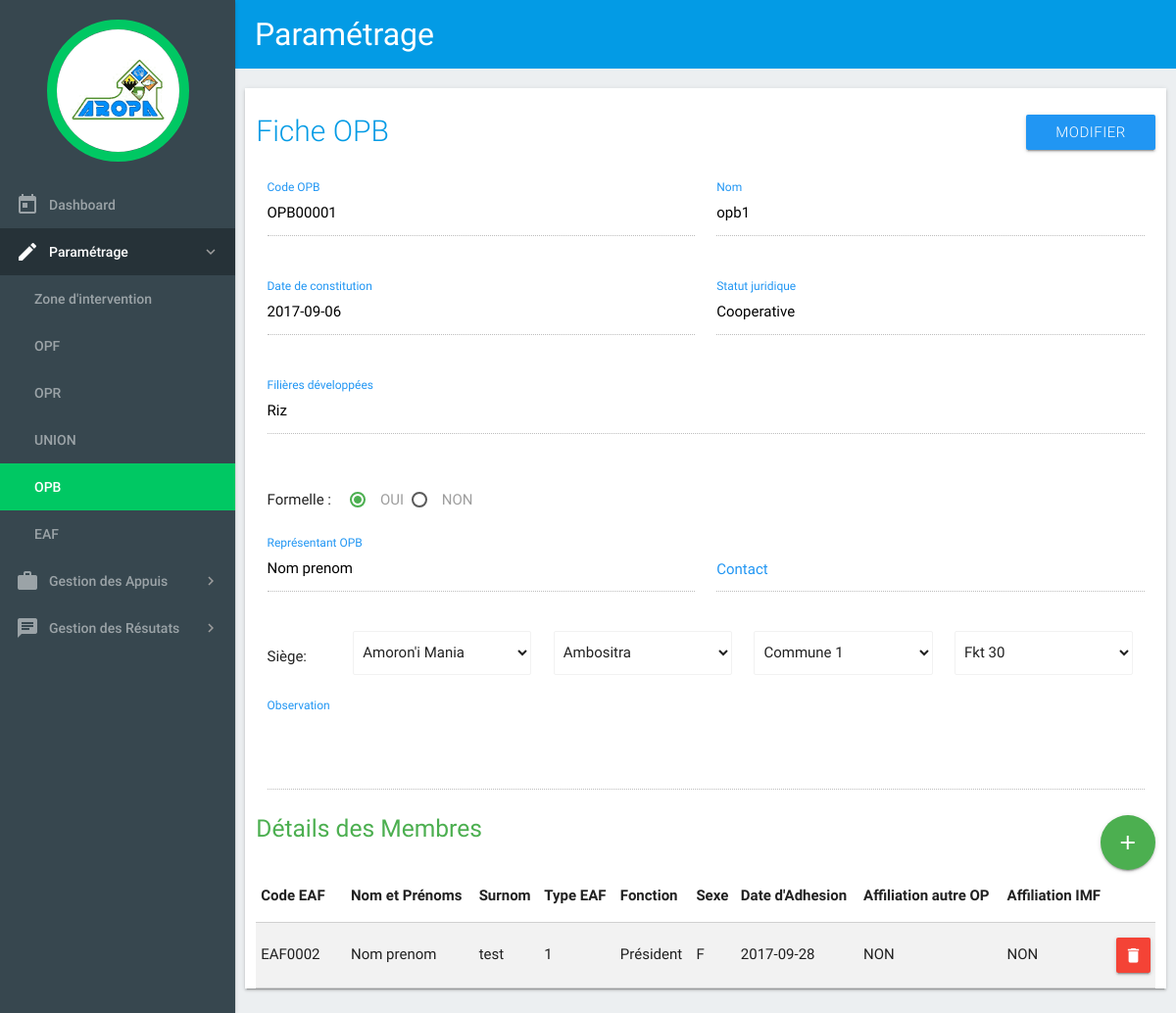
Page /c_parametre/fiche_op/opb/1 on the earlier database version.
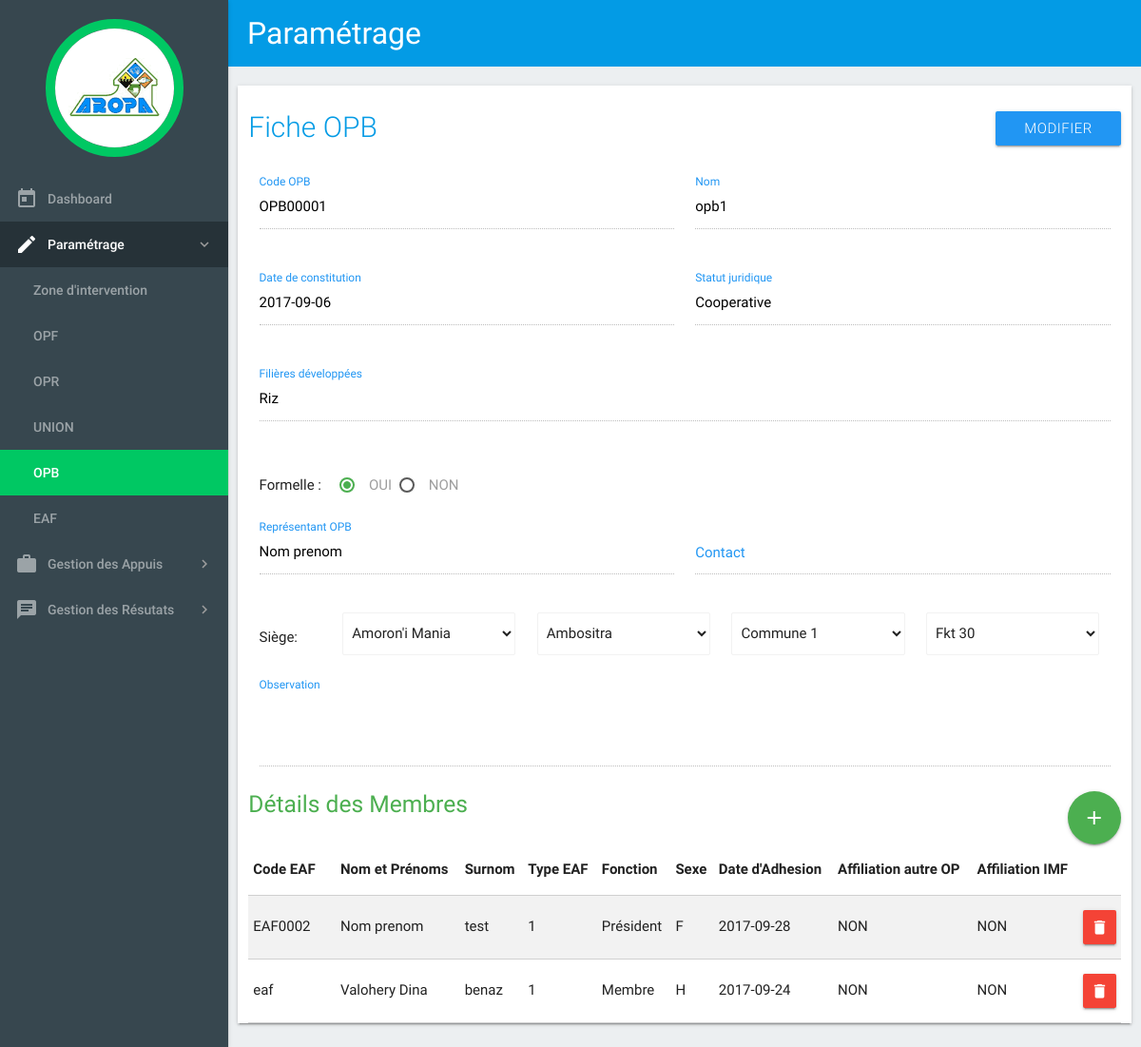
Same page on the later database version.
### tables this page shows
CREATE TABLE `opb` (
  `ID_OPB` int(11) NOT NULL,
  `ID_FOKONTANY` int(11) NOT NULL,
  `CODE_OPB` varchar(20) DEFAULT NULL,
  `NOM_OPB` varchar(50) DEFAULT NULL,
  `DATE_CREATION` date DEFAULT NULL,
  `STATUT` varchar(50) DEFAULT NULL,
  `FORMELLE` tinyint(1) DEFAULT NULL,
  `ID_REPRESENTANT` int(11) DEFAULT NULL,
  `CONTACT` text,
  `TYPE` smallint(6) DEFAULT NULL,
  `OBSERVATION` varchar(255) DEFAULT NULL
);

CREATE TABLE `menages` (
  `ID_MENAGE` int(11) NOT NULL,
  `ID_FOKONTANY` int(11) NOT NULL,
  `CODE_MENAGE` varchar(20) DEFAULT NULL,
  `NOM_MENAGE` varchar(50) DEFAULT NULL,
  `SURNOM` varchar(25) DEFAULT NULL,
  `SEXE` char(1) DEFAULT NULL,
  `TYPE` smallint(6) DEFAULT NULL,
  `IMF` tinyint(1) DEFAULT NULL
);

CREATE TABLE `opb_menages` (
  `ID_OPB_MENAGE` int(11) NOT NULL,
  `ID_MENAGE` int(11) NOT NULL,
  `ID_FONCTION` int(11) NOT NULL,
  `ID_OPB` int(11) NOT NULL,
  `DATE_ADHESION` date DEFAULT NULL
);

CREATE TABLE `fonctioninop` (
  `ID_FONCTION` int(11) NOT NULL,
  `NOM_FONCTION` varchar(25) DEFAULT NULL
);

### application/views/templates.php (called while the page is built)
<?php
	$this->load->view("templates/header");
	$this->load->view($contents);
	$this->load->view("templates/footer");

### application/controllers/C_parametre.php (called while the page is built, shortened)
<?php
	class C_parametre extends CI_Controller {
        public function fiche_op($op,$id){
            $this->load->model('M_op');
            $data['titre'] = 'Paramétrage';
            $data['contents'] = 'fiche_op';
            if(isset($op) && isset($id)) {
                $data['op'] = $op;
                $column='ID_'.$op.' ID_OP, CODE_'.$op.' CODE_OP, NOM_'.$op.' NOM_OP, NOM_REGION, NOM_DISTRICT, NOM_COMMUNE, NOM_FOKONTANY, DATE_CREATION, STATUT, FORMELLE, NOM_MENAGE,CONTACT, OBSERVATION';
                $data['ficheOp'] = $this->M_op->getOpById($op,$id,$column);
                $data['filieres'] = $this->M_op->getOpFiliere($id,$op);
                if($op=='opb') {
                    $data['membres'] = $this->M_op->getOpbMembres($id);
                }
                $this->load->view('templates', $data);
            }
        }
	}

### index.php (called while the page is built, shortened)
<?php
require_once BASEPATH.'core/CodeIgniter.php';

### application/models/M_op.php (called while the page is built, shortened)
<?php
	class M_op extends CI_Model {
        public function getOp($op,$column){
            $table = $op;
            $this->db->select($column);
            $this->db->from($table);
            $this->db->join('zone_intervention', 'zone_intervention.id_fokontany = '.$table.'.id_fokontany','left');
            $this->db->join('menages', 'menages.id_menage = '.$table.'.id_representant','left');
            $query = $this->db->get();
            return $query->result();
        }
        public function getOpById($op,$id,$column){
            $array = $this->getOp($op,$column);
            foreach ($array as $ligne){
                if($ligne->ID_OP == $id) return $ligne;
            }
            return null;
        }
        public function getOpFiliere($id,$op){
            $this->db->select('GROUP_CONCAT( NOM_FILIERE SEPARATOR "," )  FILIERES');
            $this->db->from($op.'_filieres');
            $this->db->join('filieres','filieres.ID_FILIERE = '.$op.'_filieres.ID_FILIERE','left');
            $this->db->where('ID_'.$op,$id);
            $this->db->group_by('ID_'.$op);
            $query = $this->db->get();
            return $query->row();
        }
        public function getOpbMembres($idOpb){
            $this->db->select('menages.ID_MENAGE,CODE_MENAGE,NOM_MENAGE,SURNOM,TYPE,NOM_FONCTION,SEXE,DATE_ADHESION,IMF');
            $this->db->from('opb_menages');
            $this->db->join('menages', 'menages.ID_MENAGE = opb_menages.ID_MENAGE');
            $this->db->join('fonctioninop', 'fonctioninop.ID_FONCTION = opb_menages.ID_FONCTION');
            $this->db->where('ID_OPB',$idOpb);
            return $this->db->get()->result();
        }
        public function getNbrOpbByIdMenage($idMenage){
            $this->db->select('ID_OPB_MENAGE');
            $this->db->from('opb_menages');
            $this->db->where('ID_MENAGE',$idMenage);
            return $this->db->get()->result();
        }
	}

### application/helpers/model_helper.php (called while the page is built, shortened)
<?php
function getNbrOpbByIdMenage($idMenage){
    $CI = get_instance();
    $count = $CI->M_op->getNbrOpbByIdMenage($idMenage);
    if(count($count) > 1) return 1;
    else return 0;
}

### application/views/fiche_op.php (the view, shortened to what this page needs)
<main>
    <div class="container1">
        <div class="row z-depth-1">
            <div class="col s12">
                <h2 class="header" style="margin-bottom: 30px;">Fiche <?php echo strtoupper($op)?> <button class="waves-effect blue waves-light btn right">Modifier</button></h2>
                <div class="row">
                    <div class="input-field col s6">
                        <input disabled id="code_op" value="<?php echo $ficheOp->CODE_OP?>" type="text" class="black-text" >
                        <label class="blue-text" for="code_op">Code <?php echo strtoupper($op)?></label>
                    </div>
                    <div class="input-field col s6">
                        <input disabled id="nom_op" value="<?php echo $ficheOp->NOM_OP?>" type="text" class="black-text">
                        <label class="blue-text" for="nom_op">Nom</label>
                    </div>
                </div>
                <div class="row">
                    <div class="input-field col s6">
                        <label for="date_appui" class="blue-text">Date de constitution</label>
                        <input disabled id="date_appui" value="<?php echo $ficheOp->DATE_CREATION?>" type="text" class="black-text">
                    </div>
                    <div class="input-field col s6">
                        <label for="statut" class="blue-text">Statut juridique</label>
                        <input disabled value="<?php echo $ficheOp->STATUT?>" id="statut" type="text" class="black-text">
                    </div>
                </div>
                <div class="row">
                    <div class="input-field col s12">
                        <label for="filiere" class="blue-text">Filières développées</label>
                        <input disabled value="<?php echo $filieres->FILIERES?>"id="filiere" type="text" class="black-text">
                    </div>
                </div>
                <div class="row">
                    <div class="input-field col s12">
                        Formelle :
                        <label class="grey-text" style="top: 0" for="oui">OUI</label>
                        <label class="grey-text" style="top: 0" for="non">NON</label>
                    </div>
                </div>
                <div class="row">
                    <div class="input-field col s6">
                        <input disabled value="<?php echo $ficheOp->NOM_MENAGE?>" id="representant_op" type="text" class="black-text">
                        <label class="blue-text" for="representant_op">Représentant <?php echo strtoupper($op)?></label>
                    </div>
                    <div class="input-field col s6">
                        <input disabled value="<?php echo $ficheOp->CONTACT?>"id="contact_op" type="text" class="black-text">
                        <label class="blue-text" for="contact_op">Contact</label>
                    </div>
                </div>
                <div class="row">
                    <span class="col input-field inline col s1">Siège:</span>
                    <div class="col s11">
                        <div class="input-field inline col s3 "  style="margin: 0">
                            <select class="browser-default" >
                                <option value="" disabled selected><?php echo $ficheOp->NOM_REGION?></option>
                            </select>
                        </div>
                        <div class="input-field inline col s3"  style="margin: 0">
                            <select class="browser-default">
                                <option value="" disabled selected><?php echo $ficheOp->NOM_DISTRICT?></option>
                            </select>
                        </div>
                        <div class="input-field inline col s3"  style="margin: 0">
                            <select class="browser-default">
                                <option value="" disabled selected><?php echo $ficheOp->NOM_COMMUNE?></option>
                            </select>
                        </div>
                        <div class="input-field inline col s3" style="margin: 0">
                            <select class="browser-default">
                                <option value="" disabled selected><?php echo $ficheOp->NOM_FOKONTANY?></option>
                            </select>
                        </div>
                    </div>
                </div>
                <div class="input-field col s12">
                    <textarea disabled id="observation" class="materialize-textarea">
                        <?php echo $ficheOp->OBSERVATION?>
                    </textarea>
                    <label class="blue-text" for="observation">Observation</label>
                </div>
                <h5 class="green-text" id="liste_membre">
                    Détails des Membres
                    <a href="<?php echo base_url();?>c_parametre/ajout_membre/<?php echo $op?>/<?php echo $ficheOp->ID_OP?>"  class="btn-floating btn-large right waves-effect waves-light green"><i class="material-icons">add</i></a>
                </h5>
                <?php if($op=='opb'){?>
                    <table class="bordered striped">
                        <thead>
                        <tr>
                            <th width="10%">Code EAF</th>
                            <th>Nom et Prénoms</th>
                            <th>Surnom</th>
                            <th>Type EAF</th>
                            <th>Fonction</th>
                            <th>Sexe</th>
                            <th>Date d'Adhesion</th>
                            <th>Affiliation autre OP</th>
                            <th>Affiliation IMF</th>
                            <th></th>
                        </tr>
                        </thead>
                        <tbody>
                        <?php foreach($membres as $membre) {?>
                            <tr>
                                <td><?php echo $membre->CODE_MENAGE ?></td>
                                <td><?php echo $membre->NOM_MENAGE ?></td>
                                <td><?php echo $membre->SURNOM ?></td>
                                <td><?php echo $membre->TYPE ?></td>
                                <td><?php echo $membre->NOM_FONCTION ?></td>
                                <td><?php echo $membre->SEXE ?></td>
                                <td><?php echo $membre->DATE_ADHESION ?></td>
                                <td><?php if(getNbrOpbByIdMenage($membre->ID_MENAGE) == 1) echo 'OUI'; else echo 'NON' ?></td>
                                <td><?php if($membre->IMF == 1) echo 'OUI'; else echo 'NON' ?></td>
                                <td width="1%"><button class="waves-effect waves-light btn red" style="padding: 0 0.5rem"><i class="material-icons">delete</i></button></td>
                            </tr>
                        <?php } ?>
                        </tbody>
                    </table>
                <?php } ?>
            </div>
        </div>
    </div>
</main>

### application/views/templates/header.php (shortened to what this page needs)
<!DOCTYPE html>
<html>
<head>
    <link type="text/css" rel="stylesheet" href="<?php echo base_url(); ?>assets/css/materialize.css"  media="screen,projection"/>
    <link type="text/css" rel="stylesheet" href="<?php echo base_url(); ?>assets/css/style.css"/>
</head>
<body>
<div class="conteneur">
    <header>
        <nav class="top-nav">
            <div style="padding-left: 20px">
                <div class="nav-wrapper"><a class="page-title"><?php echo $titre ?></a></div>
            </div>
        </nav>
        <ul id="slide-out" class="side-nav fixed blue-grey darken-3 collapsible" data-collapsible="accordion" style="overflow: auto;">
            <div class="logo">
                <img class="circle" src="<?php echo base_url(); ?>assets/images/logo-aropa.png" alt="logo"/>
            </div>
            <li ><a href="#!" class="waves-effect waves-light"><i class="material-icons left">today</i>Dashboard</a></li>
            <li>
                <a href="#!" class="waves-effect waves-light collapsible-header"><i class="material-icons left">mode_edit</i>Paramétrage</a>
                <div class="collapsible-body">
                    <ul>
                        <li><a href="<?php echo base_url(); ?>c_parametre/zone_intervention">Zone d'intervention</a></li>
                        <li><a href="<?php echo base_url(); ?>c_parametre/liste_opf" >OPF</a></li>
                        <li><a href="<?php echo base_url(); ?>c_parametre/liste_opr" >OPR</a></li>
                        <li><a href="<?php echo base_url(); ?>c_parametre/liste_union" >UNION</a></li>
                        <li><a href="<?php echo base_url(); ?>c_parametre/liste_opb" >OPB</a></li>
                        <li><a href="<?php echo base_url(); ?>c_parametre/liste_menage" >EAF</a></li>
                    </ul>
                </div>
            </li>
            <li>
                <a href="#!" class="waves-effect waves-light collapsible-header"><i class="material-icons left">work</i>Gestion des Appuis</a>
            </li>
            <li>
                <a href="#!" class="waves-effect waves-light collapsible-header"><i class="material-icons left">chat</i>Gestion des Résutats</a>
            </li>
        </ul>
    </header>

### application/views/templates/footer.php
</div>
</body>
</html>

### assets/css/style.css (style rules this page uses)
body { background-color: #eceff1; }
.container1 { padding: 20px 10px 5px 10px ; }
header, main, footer { padding-left: 240px; }
nav { background-color: #039be5; }
.material-icons { font-family: 'Material Icons'; font-weight: normal; font-style: normal; font-size: 24px; line-height: 1; letter-spacing: normal; text-transform: none; display: inline-block; white-space: nowrap; word-wrap: normal; direction: ltr; -moz-font-feature-settings: 'liga'; -moz-osx-font-smoothing: grayscale; }
.side-nav { width: 240px; height: 100%; background-color: #37474f; }
.side-nav li > a { padding: 0 16px; color: rgba(255, 255, 255, 0.5); }
.side-nav li > a > i, .side-nav li > a > i.material-icons { color: rgba(255, 255, 255, 0.5); }
.side-nav li.active a.collapsible-header { color: #ffffff; background-color: #263238; }
.side-nav li.active a.collapsible-header > i, .side-nav li.active a.collapsible-header > i.material-icons { color: #ffffff; }
.collapsible-header::after { font-family: "Material Icons"; content: "chevron_right"; float: right; color: #9e9e9e; font-size: 18px; }
.side-nav li.active a.collapsible-header::after { font-family: "Material Icons"; content: "expand_more"; float: right; color: #9e9e9e; font-size: 18px; }
.side-nav .collapsible-body, .side-nav.fixed .collapsible-body { background-color: #37474f; }
.collapsible-body li.active, .collapsible-body li.active a:hover { color: #ffffff; background-color: #00c823 !important; }
.collapsible-body li.active { color: #ffffff; background-color: #00c863 !important; }
.collapsible { border: 0; }
.logo { line-height: 70px; text-align: center; }
img.circle { margin: 20px auto; border: 10px solid #00c863; vertical-align: bottom; }
.side-nav li > a > i.material-icons { margin-right: 10px; }
nav.top-nav { height: 70px; box-shadow: none; }
nav.top-nav a.page-title { line-height: 70px; font-size: 32px; }
.header { color: #039be5; font-weight: 300; font-size: 2.0rem; }
.row { background-color: #ffffff; }
.input-field label { color: #4caf50; }

Differences in the rows shown:
added opb_menages: ID_MENAGE.CODE_MENAGE "eaf", ID_MENAGE.NOM_MENAGE "Valohery Dina", ID_MENAGE.SURNOM "benaz", ID_MENAGE.TYPE "1", ID_FONCTION.NOM_FONCTION "Membre", ID_MENAGE.SEXE "H", DATE_ADHESION "2017-09-24"
